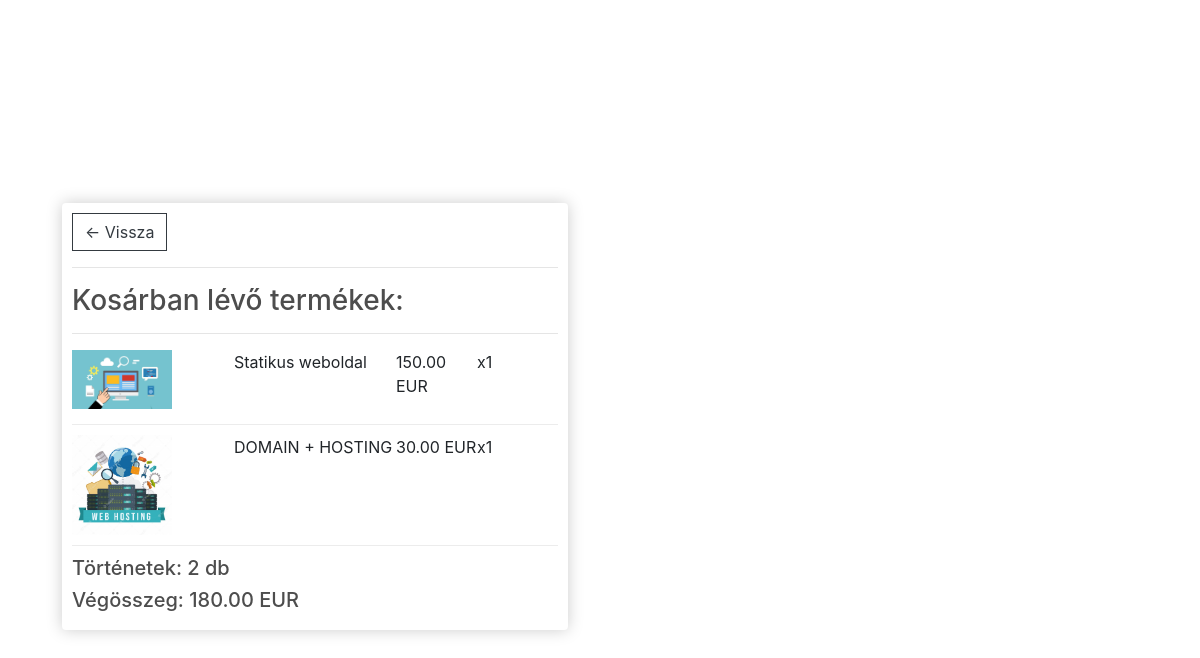
Page /checkout/ (signed in, lower part) on the earlier database version.
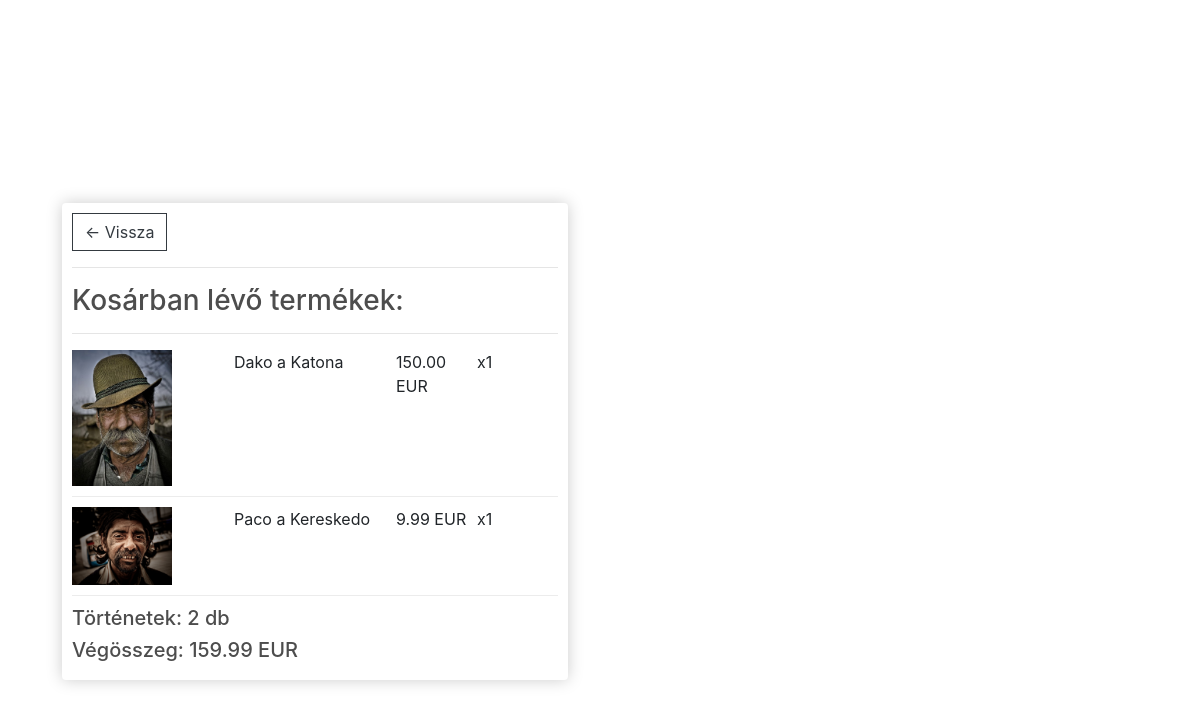
Same page on the later database version.
### store/models.py (models this page shows, shortened)
class OrderItem(models.Model):
	product = models.ForeignKey(Product, on_delete=models.SET_NULL, null=True)
	order = models.ForeignKey(Order, on_delete=models.SET_NULL, null=True)
	quantity = models.IntegerField(default=0, null=True, blank=True)
	date_added = models.DateTimeField(auto_now_add=True)
	@property
	def get_total(self):
		total = self.product.price * self.quantity
		return total

class Product(models.Model):
	name = models.CharField(max_length=200)
	price = models.FloatField()
	digital = models.BooleanField(default=False,null=True, blank=True)
	image = models.ImageField(null=True, blank=True)
	@property
	def imageURL(self):
		try:
			url = self.image.url
		except:
			url = ''
		return url

class Order(models.Model):
	customer = models.ForeignKey(Customer, on_delete=models.SET_NULL, null=True, blank=True)
	date_ordered = models.DateTimeField(auto_now_add=True)
	complete = models.BooleanField(default=False)
	transaction_id = models.CharField(max_length=100, null=True)
	@property
	def shipping(self):
		shipping = False
		orderitems = self.orderitem_set.all()
		for i in orderitems:
			if i.product.digital == False:
				shipping = True
		return shipping
	@property
	def get_cart_total(self):
		orderitems = self.orderitem_set.all()
		total = sum([item.get_total for item in orderitems])
		return total
	@property
	def get_cart_items(self):
		orderitems = self.orderitem_set.all()
		total = sum([item.quantity for item in orderitems])
		return total

### store/views.py (the view)
# urls.py: path('checkout/', views.checkout, name="checkout"),
def checkout(request):
	data = cartData(request)
	cartItems = data['cartItems']
	order = data['order']
	items = data['items']
	context = {'items':items, 'order':order, 'cartItems':cartItems}
	return render(request, 'store/checkout.html', context)

### store/utils.py (called while the page is built)
def cartData(request):
	if request.user.is_authenticated:
		customer = request.user.customer
		order, created = Order.objects.get_or_create(customer=customer, complete=False)
		items = order.orderitem_set.all()
		cartItems = order.get_cart_items
	else:
		cookieData = cookieCart(request)
		cartItems = cookieData['cartItems']
		order = cookieData['order']
		items = cookieData['items']
	return {'cartItems':cartItems ,'order':order, 'items':items}

### store/templates/store/checkout.html (shortened to what this page needs)
{% extends 'store/main.html' %}
{% load static %}
{% block content %}
     <div class="row">
		<div class="col-lg-6">
			<div class="boxere-element">
				<a  class="btn btn-outline-dark" href="{% url 'cart' %}">&#x2190; Vissza</a>
				<hr>
				<h3>Kosárban lévő termékek: </h3>
				<hr>
				{% for item in items %}
				<div class="cart-row">
					<div style="flex:2"><img class="row-image" src="{{item.product.imageURL}}"></div>
					<div style="flex:2"><p>{{item.product.name}}</p></div>
					<div style="flex:1"><p>{{item.product.price|floatformat:2}} EUR </p></div>
					<div style="flex:1"><p>x{{item.quantity}} </p></div>
				</div>
				{% endfor %}
				<h5>Történetek:   {{order.get_cart_items}} db</h5>
				<h5>Végösszeg:   {{order.get_cart_total|floatformat:2}} EUR</h5>
			</div>
		</div>
	</div>
{% endblock content %}

Differences in the rows shown:
changed through a linked row, OrderItem: product.imageURL: a different picture; product.name "Statikus weboldal" → "Dako a Katona"
changed through a linked row, OrderItem: product.imageURL: a different picture; product.name "DOMAIN + HOSTING" → "Paco a Kereskedo"; product.price "30.00" → "9.99"
changed through a linked row, Order: get_cart_total "180.00" → "159.99"
